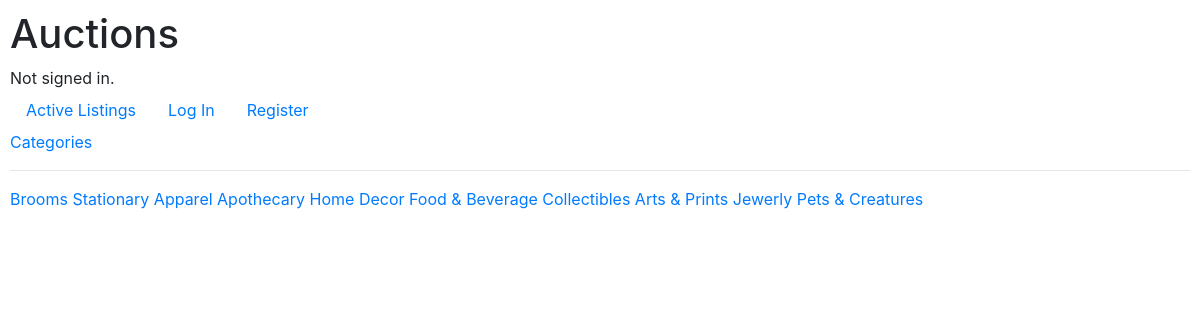
The page /categories on the database its author committed.
### auctions/models.py (models this page shows)
class Category(models.Model):
    category = models.CharField(max_length=100)
    def __str__(self):
        return self.category

### auctions/views.py (the view)
# urls.py: path("categories", views.categories, name="categories"),
def categories(request):
    categories = Category.objects.all()
    return render(request,'auctions/categories.html',{'categories':categories})

### auctions/templates/auctions/categories.html
{% extends "auctions/layout.html" %}
{% block body %}
{% for category in categories %}
  <a href="{% url 'category' category=category %}">{{ category }}</a>
{% endfor %}
{% endblock %}

### auctions/static/auctions/styles.css (style rules this page uses)
body { padding: 10px; }

### rows shown on the page
Category: category "Brooms"
Category: category "Stationary"
Category: category "Apparel"
Category: category "Apothecary"
Category: category "Home Decor"
Category: category "Food & Beverage"
Category: category "Collectibles"
Category: category "Arts & Prints"
Category: category "Jewerly"
Category: category "Pets & Creatures"
